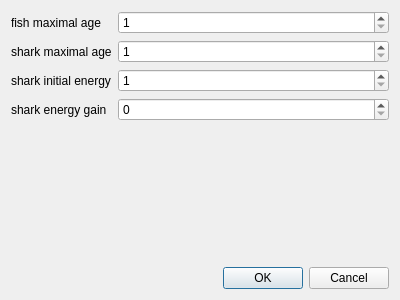
<?xml version="1.0" encoding="UTF-8"?>
<ui version="4.0">
 <class>Dialog</class>
 <widget class="QDialog" name="Dialog">
  <property name="geometry">
   <rect>
    <x>0</x>
    <y>0</y>
    <width>400</width>
    <height>300</height>
   </rect>
  </property>
  <property name="windowTitle">
   <string>Parameters</string>
  </property>
  <layout class="QVBoxLayout" name="verticalLayout">
   <item>
    <layout class="QFormLayout" name="formLayout">
     <item row="0" column="0">
      <widget class="QLabel" name="ageFishLabel">
       <property name="text">
        <string>fish maximal age</string>
       </property>
       <property name="buddy">
        <cstring>ageFishBox</cstring>
       </property>
      </widget>
     </item>
     <item row="1" column="0">
      <widget class="QLabel" name="ageSharkLabel">
       <property name="text">
        <string>shark maximal age</string>
       </property>
       <property name="buddy">
        <cstring>ageSharkBox</cstring>
       </property>
      </widget>
     </item>
     <item row="2" column="0">
      <widget class="QLabel" name="energyInitialLabel">
       <property name="text">
        <string>shark initial energy</string>
       </property>
       <property name="buddy">
        <cstring>energyInitialBox</cstring>
       </property>
      </widget>
     </item>
     <item row="3" column="0">
      <widget class="QLabel" name="energyEatLabel">
       <property name="text">
        <string>shark energy gain</string>
       </property>
       <property name="buddy">
        <cstring>energyEatBox</cstring>
       </property>
      </widget>
     </item>
     <item row="0" column="1">
      <widget class="QSpinBox" name="ageFishBox">
       <property name="minimum">
        <number>1</number>
       </property>
      </widget>
     </item>
     <item row="1" column="1">
      <widget class="QSpinBox" name="ageSharkBox">
       <property name="minimum">
        <number>1</number>
       </property>
      </widget>
     </item>
     <item row="2" column="1">
      <widget class="QSpinBox" name="energyInitialBox">
       <property name="minimum">
        <number>1</number>
       </property>
      </widget>
     </item>
     <item row="3" column="1">
      <widget class="QSpinBox" name="energyEatBox"/>
     </item>
    </layout>
   </item>
   <item>
    <widget class="QDialogButtonBox" name="buttonBox">
     <property name="orientation">
      <enum>Qt::Horizontal</enum>
     </property>
     <property name="standardButtons">
      <set>QDialogButtonBox::Cancel|QDialogButtonBox::Ok</set>
     </property>
    </widget>
   </item>
  </layout>
 </widget>
 <resources/>
 <connections>
  <connection>
   <sender>buttonBox</sender>
   <signal>accepted()</signal>
   <receiver>Dialog</receiver>
   <slot>accept()</slot>
   <hints>
    <hint type="sourcelabel">
     <x>248</x>
     <y>254</y>
    </hint>
    <hint type="destinationlabel">
     <x>157</x>
     <y>274</y>
    </hint>
   </hints>
  </connection>
  <connection>
   <sender>buttonBox</sender>
   <signal>rejected()</signal>
   <receiver>Dialog</receiver>
   <slot>reject()</slot>
   <hints>
    <hint type="sourcelabel">
     <x>316</x>
     <y>260</y>
    </hint>
    <hint type="destinationlabel">
     <x>286</x>
     <y>274</y>
    </hint>
   </hints>
  </connection>
 </connections>
</ui>
